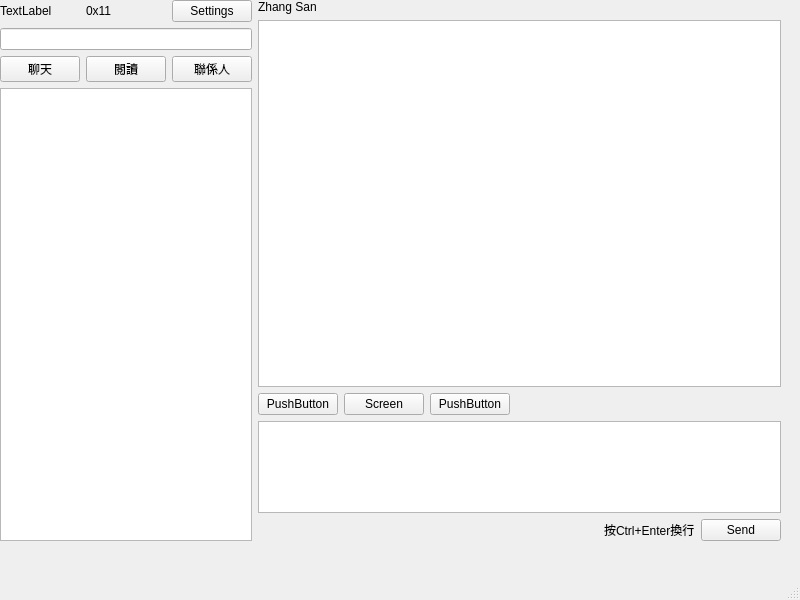
<?xml version="1.0" encoding="UTF-8"?>
<ui version="4.0">
 <class>MainWindow</class>
 <widget class="QMainWindow" name="MainWindow">
  <property name="geometry">
   <rect>
    <x>0</x>
    <y>0</y>
    <width>800</width>
    <height>600</height>
   </rect>
  </property>
  <property name="windowTitle">
   <string>MainWindow</string>
  </property>
  <widget class="QWidget" name="centralwidget">
   <property name="sizePolicy">
    <sizepolicy hsizetype="Preferred" vsizetype="Preferred">
     <horstretch>0</horstretch>
     <verstretch>0</verstretch>
    </sizepolicy>
   </property>
   <property name="autoFillBackground">
    <bool>false</bool>
   </property>
   <widget class="QWidget" name="horizontalLayoutWidget_5">
    <property name="geometry">
     <rect>
      <x>0</x>
      <y>0</y>
      <width>781</width>
      <height>541</height>
     </rect>
    </property>
    <layout class="QHBoxLayout" name="horizontalLayout_5" stretch="2,8">
     <property name="spacing">
      <number>6</number>
     </property>
     <property name="sizeConstraint">
      <enum>QLayout::SetDefaultConstraint</enum>
     </property>
     <item>
      <layout class="QVBoxLayout" name="left">
       <item>
        <layout class="QHBoxLayout" name="horizontalLayout_4">
         <item>
          <widget class="QLabel" name="head">
           <property name="enabled">
            <bool>true</bool>
           </property>
           <property name="text">
            <string>TextLabel</string>
           </property>
          </widget>
         </item>
         <item>
          <widget class="QLabel" name="user_label">
           <property name="text">
            <string>0x11</string>
           </property>
          </widget>
         </item>
         <item>
          <widget class="QPushButton" name="settins_button">
           <property name="text">
            <string>Settings</string>
           </property>
          </widget>
         </item>
        </layout>
       </item>
       <item>
        <widget class="QLineEdit" name="lineEdit"/>
       </item>
       <item>
        <layout class="QHBoxLayout" name="horizontalLayout_3">
         <item>
          <widget class="QPushButton" name="chats">
           <property name="text">
            <string>聊天</string>
           </property>
          </widget>
         </item>
         <item>
          <widget class="QPushButton" name="pushButton_6">
           <property name="text">
            <string>閱讀</string>
           </property>
          </widget>
         </item>
         <item>
          <widget class="QPushButton" name="contacts">
           <property name="text">
            <string>聯係人</string>
           </property>
          </widget>
         </item>
        </layout>
       </item>
       <item>
        <widget class="QListView" name="listView"/>
       </item>
      </layout>
     </item>
     <item>
      <layout class="QVBoxLayout" name="right" stretch="0,8,0,2,0">
       <item>
        <widget class="QLabel" name="chat_user_label">
         <property name="text">
          <string>Zhang San</string>
         </property>
        </widget>
       </item>
       <item>
        <widget class="QTextEdit" name="messages">
         <property name="readOnly">
          <bool>true</bool>
         </property>
        </widget>
       </item>
       <item>
        <layout class="QHBoxLayout" name="horizontalLayout">
         <item>
          <widget class="QPushButton" name="pushButton_2">
           <property name="text">
            <string>PushButton</string>
           </property>
          </widget>
         </item>
         <item>
          <widget class="QPushButton" name="pushButton_3">
           <property name="text">
            <string>Screen</string>
           </property>
          </widget>
         </item>
         <item>
          <widget class="QPushButton" name="pushButton">
           <property name="text">
            <string>PushButton</string>
           </property>
          </widget>
         </item>
         <item>
          <spacer name="horizontalSpacer_2">
           <property name="orientation">
            <enum>Qt::Horizontal</enum>
           </property>
           <property name="sizeHint" stdset="0">
            <size>
             <width>40</width>
             <height>20</height>
            </size>
           </property>
          </spacer>
         </item>
        </layout>
       </item>
       <item>
        <widget class="QTextEdit" name="draft_messages">
         <property name="baseSize">
          <size>
           <width>0</width>
           <height>7</height>
          </size>
         </property>
        </widget>
       </item>
       <item>
        <layout class="QHBoxLayout" name="horizontalLayout_2">
         <item>
          <spacer name="horizontalSpacer">
           <property name="orientation">
            <enum>Qt::Horizontal</enum>
           </property>
           <property name="sizeHint" stdset="0">
            <size>
             <width>40</width>
             <height>20</height>
            </size>
           </property>
          </spacer>
         </item>
         <item>
          <widget class="QLabel" name="label">
           <property name="text">
            <string>按Ctrl+Enter換行</string>
           </property>
          </widget>
         </item>
         <item>
          <widget class="QPushButton" name="send_button">
           <property name="text">
            <string>Send</string>
           </property>
          </widget>
         </item>
        </layout>
       </item>
      </layout>
     </item>
    </layout>
   </widget>
  </widget>
  <widget class="QStatusBar" name="statusbar"/>
 </widget>
 <resources/>
 <connections/>
</ui>
